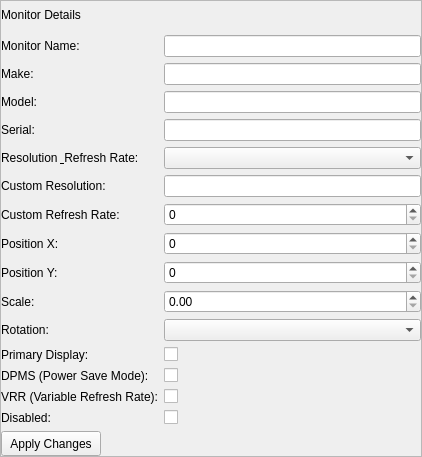
<?xml version="1.0" encoding="UTF-8"?>
<ui version="4.0">
 <class>monitor_details</class>
 <widget class="QWidget" name="monitor_details">
  <property name="geometry">
   <rect>
    <x>0</x>
    <y>0</y>
    <width>422</width>
    <height>457</height>
   </rect>
  </property>
  <property name="windowTitle">
   <string>Form</string>
  </property>
  <layout class="QVBoxLayout" name="verticalLayout_3">
   <property name="leftMargin">
    <number>0</number>
   </property>
   <property name="topMargin">
    <number>0</number>
   </property>
   <property name="rightMargin">
    <number>0</number>
   </property>
   <property name="bottomMargin">
    <number>0</number>
   </property>
   <item>
    <widget class="QFrame" name="detailsFrame">
     <property name="frameShape">
      <enum>QFrame::StyledPanel</enum>
     </property>
     <property name="frameShadow">
      <enum>QFrame::Raised</enum>
     </property>
     <layout class="QVBoxLayout" name="verticalLayout_2">
      <property name="leftMargin">
       <number>0</number>
      </property>
      <property name="topMargin">
       <number>0</number>
      </property>
      <property name="rightMargin">
       <number>0</number>
      </property>
      <property name="bottomMargin">
       <number>0</number>
      </property>
      <item>
       <layout class="QVBoxLayout" name="verticalLayout" stretch="0,0">
        <item>
         <widget class="QLabel" name="monitorDetailsLabel">
          <property name="text">
           <string>Monitor Details</string>
          </property>
         </widget>
        </item>
        <item>
         <layout class="QFormLayout" name="formLayout">
          <item row="0" column="0">
           <widget class="QLabel" name="monitorNameLabel">
            <property name="text">
             <string>Monitor Name:</string>
            </property>
           </widget>
          </item>
          <item row="0" column="1">
           <widget class="QLineEdit" name="monitorName"/>
          </item>
          <item row="1" column="0">
           <widget class="QLabel" name="makeLabel">
            <property name="text">
             <string>Make:</string>
            </property>
           </widget>
          </item>
          <item row="1" column="1">
           <widget class="QLineEdit" name="monitorMake"/>
          </item>
          <item row="2" column="0">
           <widget class="QLabel" name="modelLabel">
            <property name="text">
             <string>Model:</string>
            </property>
           </widget>
          </item>
          <item row="2" column="1">
           <widget class="QLineEdit" name="monitorModelLabel"/>
          </item>
          <item row="3" column="0">
           <widget class="QLabel" name="serialLabel">
            <property name="text">
             <string>Serial:</string>
            </property>
           </widget>
          </item>
          <item row="3" column="1">
           <widget class="QLineEdit" name="monitorSerialLabel"/>
          </item>
          <item row="4" column="0">
           <widget class="QLabel" name="resolutionRefreshRateLabel">
            <property name="text">
             <string>Resolution &amp; Refresh Rate:</string>
            </property>
            <property name="buddy">
             <cstring>resolutionDropdown</cstring>
            </property>
           </widget>
          </item>
          <item row="4" column="1">
           <widget class="QComboBox" name="resolutionDropdown"/>
          </item>
          <item row="5" column="0">
           <widget class="QLabel" name="customResolutionLabel">
            <property name="text">
             <string>Custom Resolution:</string>
            </property>
           </widget>
          </item>
          <item row="5" column="1">
           <widget class="QLineEdit" name="customResolution"/>
          </item>
          <item row="6" column="0">
           <widget class="QLabel" name="customRefreshRateLabel">
            <property name="text">
             <string>Custom Refresh Rate:</string>
            </property>
           </widget>
          </item>
          <item row="6" column="1">
           <widget class="QSpinBox" name="customRefreshRate"/>
          </item>
          <item row="7" column="0">
           <widget class="QLabel" name="positionXLabel">
            <property name="text">
             <string>Position X:</string>
            </property>
           </widget>
          </item>
          <item row="7" column="1">
           <widget class="QSpinBox" name="positionX"/>
          </item>
          <item row="8" column="0">
           <widget class="QLabel" name="positionYLabel">
            <property name="text">
             <string>Position Y:</string>
            </property>
           </widget>
          </item>
          <item row="8" column="1">
           <widget class="QSpinBox" name="positionY"/>
          </item>
          <item row="9" column="0">
           <widget class="QLabel" name="scaleLabel">
            <property name="text">
             <string>Scale:</string>
            </property>
           </widget>
          </item>
          <item row="9" column="1">
           <widget class="QDoubleSpinBox" name="scaleFactor"/>
          </item>
          <item row="10" column="0">
           <widget class="QLabel" name="rotationLabel">
            <property name="text">
             <string>Rotation:</string>
            </property>
           </widget>
          </item>
          <item row="10" column="1">
           <widget class="QComboBox" name="rotationBox"/>
          </item>
          <item row="11" column="0">
           <widget class="QLabel" name="primaryDisplayLabel">
            <property name="text">
             <string>Primary Display:</string>
            </property>
           </widget>
          </item>
          <item row="11" column="1">
           <widget class="QCheckBox" name="primaryCheckbox"/>
          </item>
          <item row="12" column="0">
           <widget class="QLabel" name="dPMSPowerSaveModeLabel">
            <property name="text">
             <string>DPMS (Power Save Mode):</string>
            </property>
           </widget>
          </item>
          <item row="12" column="1">
           <widget class="QCheckBox" name="dpmsCheckbox"/>
          </item>
          <item row="13" column="0">
           <widget class="QLabel" name="vRRVariableRefreshRateLabel">
            <property name="text">
             <string>VRR (Variable Refresh Rate):</string>
            </property>
           </widget>
          </item>
          <item row="13" column="1">
           <widget class="QCheckBox" name="vrrCheckbox"/>
          </item>
          <item row="14" column="0">
           <widget class="QLabel" name="disabledLabel">
            <property name="text">
             <string>Disabled:</string>
            </property>
           </widget>
          </item>
          <item row="14" column="1">
           <widget class="QCheckBox" name="disabledCheckbox"/>
          </item>
         </layout>
        </item>
       </layout>
      </item>
      <item>
       <widget class="QPushButton" name="applyButton">
        <property name="maximumSize">
         <size>
          <width>100</width>
          <height>25</height>
         </size>
        </property>
        <property name="text">
         <string>Apply Changes</string>
        </property>
       </widget>
      </item>
     </layout>
    </widget>
   </item>
  </layout>
 </widget>
 <resources/>
 <connections/>
</ui>
